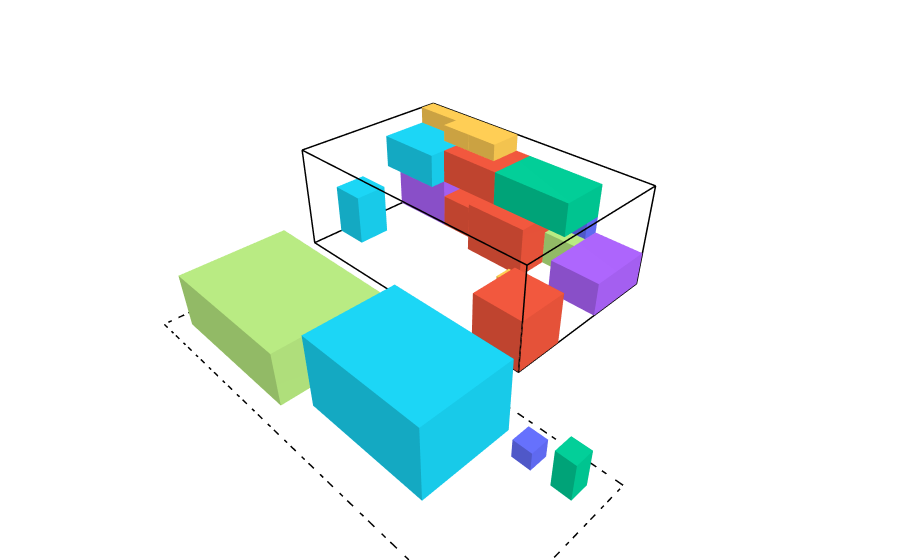
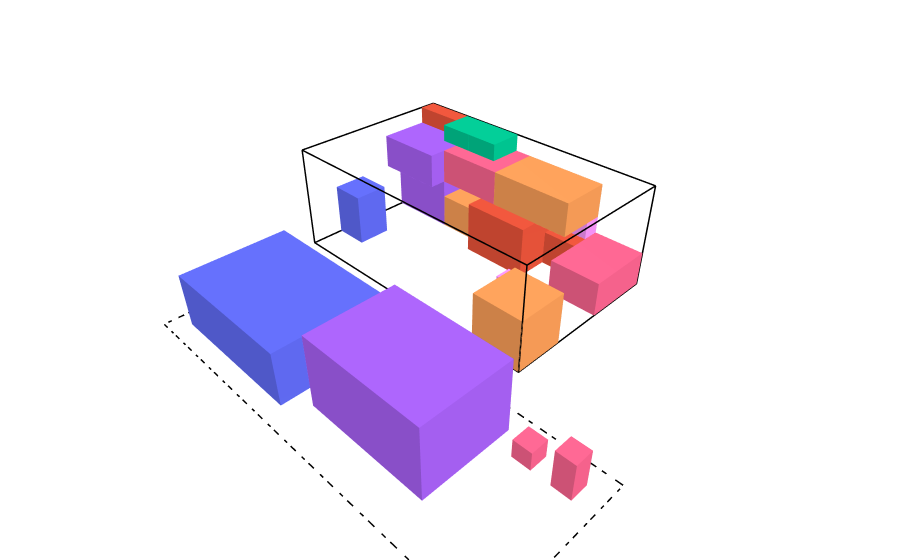
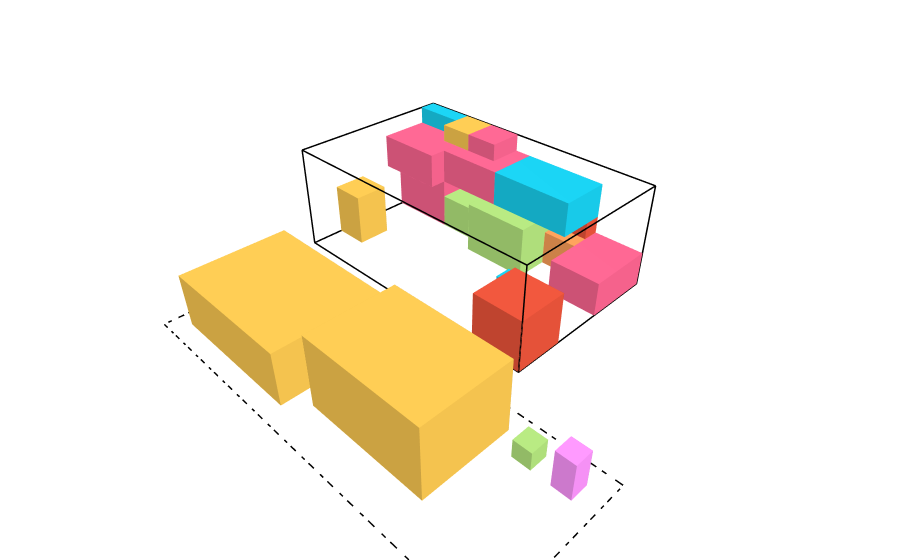

Notebook code for these charts, in order:
### Markdown cell above
Berikut hasil penyelesaiannya serta visualisasinya.

### Code cell
print(result_2)
draw_state(result_2.final_state)
